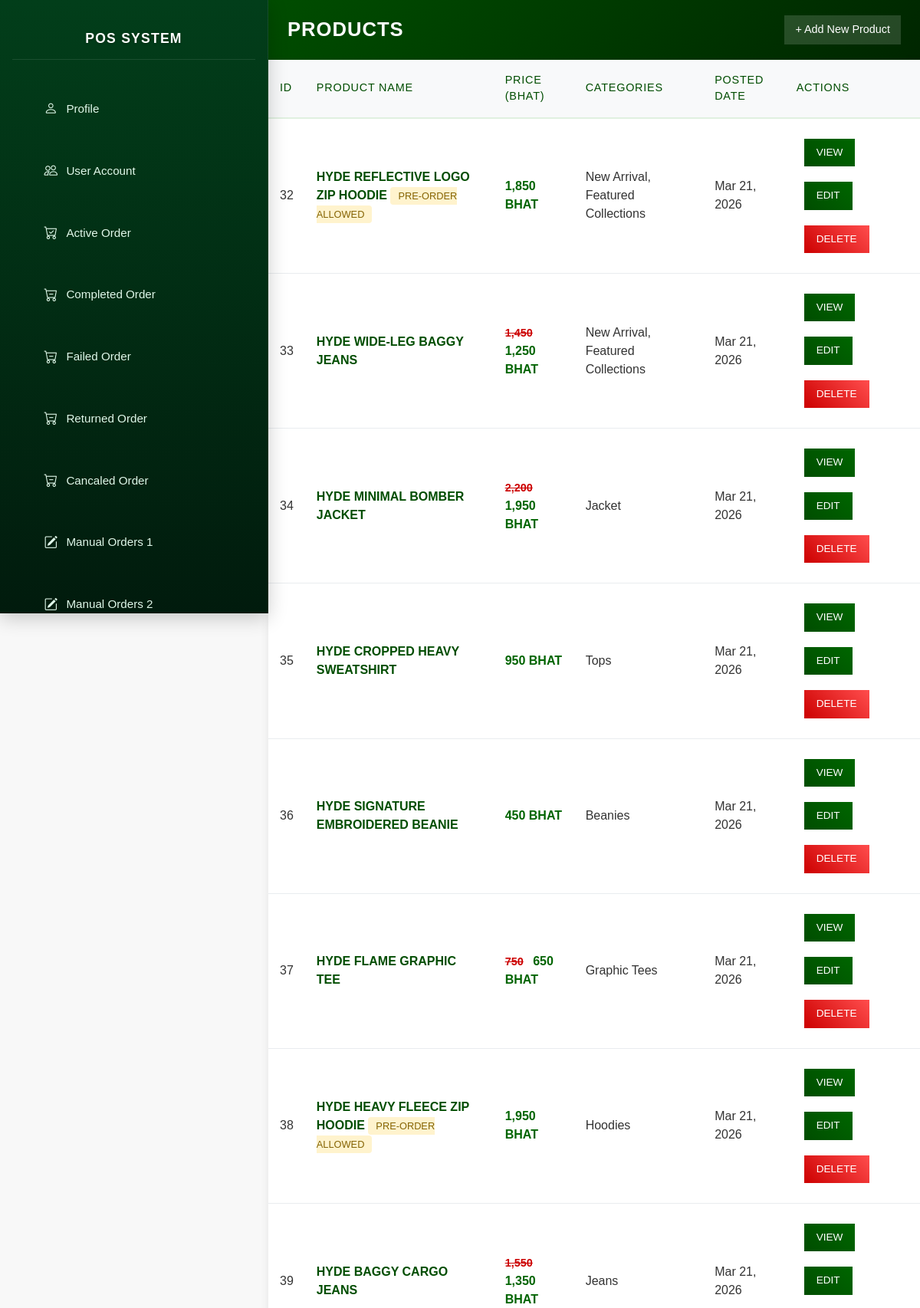
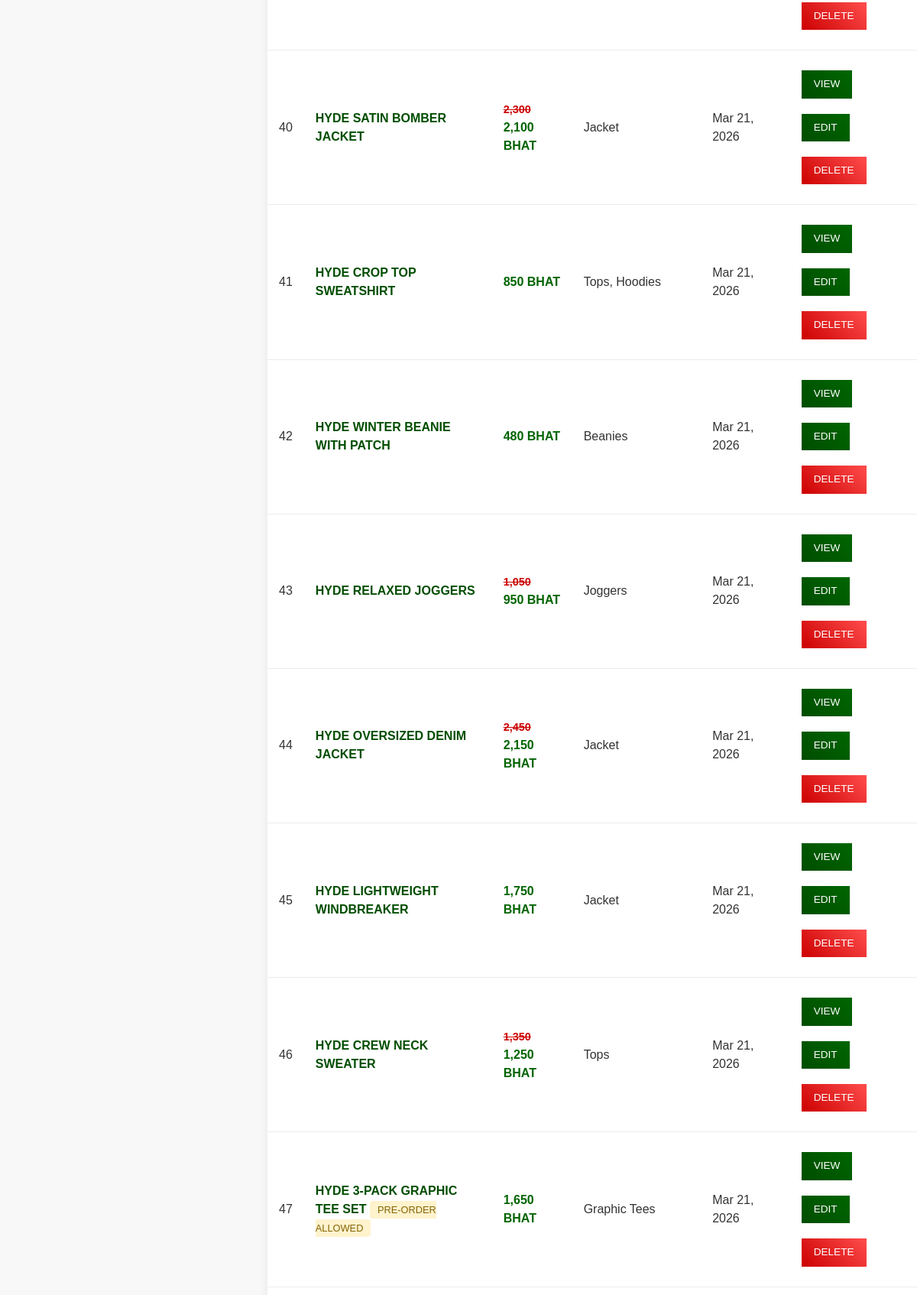
The app's page /admin/product.php (signed in, upper part) with its own data (2 pictures, top to bottom).
### tables this page shows
CREATE TABLE `product` (
  `productID` int(11) NOT NULL,
  `productName` varchar(500) NOT NULL,
  `price` double NOT NULL,
  `discountedPrice` double DEFAULT NULL,
  `postedDate` date DEFAULT NULL,
  `description` varchar(500) NOT NULL,
  `waitingWeek` int(11) NOT NULL,
  `preorder` tinyint(4) DEFAULT NULL
);

### admin/product.php (the view, shortened to what this page needs)
<?php
include "../connection/connectdb.php";
$query = "SELECT p.*,
       GROUP_CONCAT(DISTINCT c.categoryName ORDER BY c.categoryID SEPARATOR ', ') AS categories
       FROM product p
       LEFT JOIN productxcategory pxc ON p.productID = pxc.productID
       LEFT JOIN category c ON pxc.categoryID = c.categoryID
       GROUP BY p.productID
       ORDER BY p.postedDate DESC";
$result = $conn->query($query);
?>
<!DOCTYPE html>
<html lang="en">
<head>
    <?php include "./layout/header.php"; ?>
</head>
<body>
    <?php include "nav.php"; ?>
    <?php if($_SESSION['login'] ?? false): ?>
    <div class="main-content">
        <div class="page-header">
            <h1>Products</h1>
            <div class="header-actions">
                <a href="create_product.php" class="btn-add">+ Add New Product</a>
            </div>
        </div>
        <?php if ($result && $result->num_rows > 0): ?>
        <table class="products-table">
            <thead>
                <tr>
                    <th>ID</th>
                    <th>Product Name</th>
                    <th>Price (BHAT)</th>
                    <th>Categories</th>
                    <th>Posted Date</th>
                    <th>Actions</th>
                </tr>
            </thead>
            <tbody>
                <?php while($row = $result->fetch_assoc()): ?>
                <tr>
                    <td data-label="ID"><?php echo $row['productID']; ?></td>
                    <td data-label="Name">
                        <a href="view_product.php?id=<?php echo $row['productID']; ?>" class="product-name">
                            <?php echo htmlspecialchars($row['productName']); ?>
                        </a>
                        <?php if($row['preorder'] == 1): ?>
                            <span class="status-preorder">PRE-ORDER ALLOWED</span>
                        <?php endif; ?>
                    </td>
                    <td data-label="Price" class="price">
                        <?php if($row['discountedPrice']): ?>
                            <span class="discounted"><?php echo number_format($row['price']); ?></span>
                            <?php echo number_format($row['discountedPrice']); ?>
                        <?php else: ?>
                            <?php echo number_format($row['price']); ?>
                        <?php endif; ?> BHAT
                    </td>
                    <td data-label="Categories">
                        <?php echo $row['categories'] ? htmlspecialchars($row['categories']) : '<em style="color:#999">-</em>'; ?>
                    </td>
                    <td data-label="Posted Date">
                        <?php echo date('M d, Y', strtotime($row['postedDate'])); ?>
                    </td>
                    <td data-label="Actions" class="actions">
                        <a href="#" class="btn-view" onclick="openModal(<?php echo $row['productID']; ?>)">View</a>
                        <a href="edit_product.php?id=<?php echo $row['productID']; ?>" class="btn-edit">Edit</a>
                        <a href="delete_product.php?id=<?php echo $row['productID']; ?>" class="btn-delete"
                           onclick="return confirm('Delete this product permanently?')">Delete</a>
                    </td>
                </tr>
                <?php endwhile; ?>
            </tbody>
        </table>
        <?php else: ?>
            <div class="no-items">No products found.</div>
        <?php endif; ?>
    </div>
    <?php endif; ?>
</body>
</html>

### admin/style.css (style rules this page uses)
body { margin: 0; font-family: 'Calibri', sans-serif; background: #f8f9fa; }
.main-content { margin-left: 350px; padding: 0 !important; transition: margin-left 0.35s cubic-bezier(0.4, 0, 0.2, 1); min-height: 100vh; }
html { scroll-behavior: smooth; scrollbar-width: 5px; scrollbar-color: #044606 rgb(0, 0, 0); }

### admin/product.php (style rules this page uses)
body { background-color: #f8f8f8; font-family: 'Arial', sans-serif; color: #333; }
.page-header { background: linear-gradient(135deg, #004d00, #002600); color: white; padding: 20px 25px; margin: 0 0 0px 0; display: flex; justify-content: space-between; align-items: center; flex-wrap: wrap; gap: 15px; }
.page-header h1 { margin: 0; font-size: 1.6rem; font-weight: 600; text-transform: uppercase; letter-spacing: 1px; }
.btn-add { background: rgba(255,255,255,0.15); border: none; color: white; padding: 8px 14px; border-radius: 0; font-size: 0.9rem; cursor: pointer; transition: all 0.3s ease; text-decoration: none; display: flex; align-items: center; gap: 6px; }
.products-table { width: 100%; border-collapse: collapse; background: white; box-shadow: 0 4px 12px rgba(0,0,0,0.08); border-radius: 0; overflow: hidden; }
.products-table thead { background: #f8f9fa; border-bottom: 2px solid #e0f0e0; }
.products-table thead th { padding: 16px 15px; text-align: left; font-weight: 500; color: #004d00; font-size: 0.9rem; text-transform: uppercase; letter-spacing: 0.8px; }
.products-table tbody tr { transition: all 0.3s ease; border-bottom: 1px solid #e9ecef; }
.products-table td { padding: 16px 15px; vertical-align: middle; font-size: 1rem; }
.product-name { font-weight: 600; color: #004d00; text-decoration: none; transition: color 0.3s ease, text-decoration 0.3s ease; }
.price { font-weight: 600; color: #006400; }
.discounted { color: #cc0000; text-decoration: line-through; margin-right: 8px; font-size: 0.9em; }
.status-preorder { background: #fff3cd; color: #856404; padding: 4px 10px; border-radius: 4px; font-size: 0.8rem; font-weight: 500; }
.actions a { padding: 8px 16px; margin-right: 5px; text-decoration: none; font-size: 0.85rem; font-weight: 500; text-transform: uppercase; border-radius: 0; transition: all 0.3s ease; display: inline-block; }
.btn-view { background: linear-gradient(45deg, #004d00, #006600); color: white; margin : 10px; border-radius : 20px; }
.btn-edit { background: linear-gradient(45deg, #004d00, #006600); color: white; margin : 10px; border-radius : 20px; }
.btn-delete { background: linear-gradient(45deg, #cc0000, #ff4d4d); color: white; margin : 10px; border-radius : 20px; }

### records on screen
product: productID "32", productName "HYDE REFLECTIVE LOGO ZIP HOODIE", preorder "PRE-ORDER ALLOWED", price "1,850", categories "New Arrival, Featured Collections", postedDate "Mar 21, 2026"
product: productID "33", productName "HYDE WIDE-LEG BAGGY JEANS", price "1,450", discountedPrice "1,250", categories "New Arrival, Featured Collections", postedDate "Mar 21, 2026"
product: productID "34", productName "HYDE MINIMAL BOMBER JACKET", price "2,200", discountedPrice "1,950", categories "Jacket", postedDate "Mar 21, 2026"
product: productID "35", productName "HYDE CROPPED HEAVY SWEATSHIRT", price "950", categories "Tops", postedDate "Mar 21, 2026"
product: productID "36", productName "HYDE SIGNATURE EMBROIDERED BEANIE", price "450", categories "Beanies", postedDate "Mar 21, 2026"
product: productID "37", productName "HYDE FLAME GRAPHIC TEE", price "750", discountedPrice "650", categories "Graphic Tees", postedDate "Mar 21, 2026"
product: productID "38", productName "HYDE HEAVY FLEECE ZIP HOODIE", preorder "PRE-ORDER ALLOWED", price "1,950", categories "Hoodies", postedDate "Mar 21, 2026"
product: productID "39", productName "HYDE BAGGY CARGO JEANS", price "1,550", discountedPrice "1,350", categories "Jeans", postedDate "Mar 21, 2026"
product: productID "40", productName "HYDE SATIN BOMBER JACKET", price "2,300", discountedPrice "2,100", categories "Jacket", postedDate "Mar 21, 2026"
product: productID "41", productName "HYDE CROP TOP SWEATSHIRT", price "850", categories "Tops, Hoodies", postedDate "Mar 21, 2026"
product: productID "42", productName "HYDE WINTER BEANIE WITH PATCH", price "480", categories "Beanies", postedDate "Mar 21, 2026"
product: productID "43", productName "HYDE RELAXED JOGGERS", price "1,050", discountedPrice "950", categories "Joggers", postedDate "Mar 21, 2026"
product: productID "44", productName "HYDE OVERSIZED DENIM JACKET", price "2,450", discountedPrice "2,150", categories "Jacket", postedDate "Mar 21, 2026"
product: productID "45", productName "HYDE LIGHTWEIGHT WINDBREAKER", price "1,750", categories "Jacket", postedDate "Mar 21, 2026"
product: productID "46", productName "HYDE CREW NECK SWEATER", price "1,350", discountedPrice "1,250", categories "Tops", postedDate "Mar 21, 2026"
product: productID "47", productName "HYDE 3-PACK GRAPHIC TEE SET", preorder "PRE-ORDER ALLOWED", price "1,650", categories "Graphic Tees", postedDate "Mar 21, 2026"
